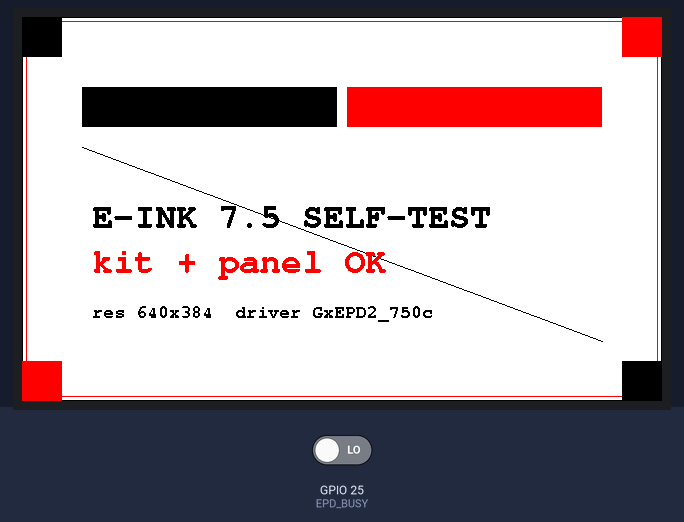
This sketch was run on a simulated ESP32. Parts: 640×384 colour display. The inputs (shaded band) are chosen by the test bench; at power-on: GPIO 25 (EPD_BUSY) LOW. What the sketch prints to the serial monitor is not drawn.

Above: at 15.4 s.

The sketch:

eink_selftest_7in5.ino
```cpp
// E-Ink hardware self-test — 7.5" 3-color (black/white/red), 640x384
// Board: ESP32-DevKitC v4. Panel driver: GxEPD2_750c.
//
// Purpose: prove the kit + panel are healthy. Draws a test pattern that makes
// defects obvious: full-panel border, corner markers, black/red bands, a
// diagonal, and text. If any region is missing, smeared, or a color is dead,
// the panel or the FFC connection is suspect.
//
// Pins (see firmware/shared/pins.h): CS=15 DC=27 RST=26 BUSY=25 SCK=13 MOSI=14

#include <GxEPD2_3C.h>
#include <Fonts/FreeMonoBold18pt7b.h>
#include <Fonts/FreeMonoBold9pt7b.h>
#include <SPI.h>

#define EPD_CS   15
#define EPD_DC   27
#define EPD_RST  26
#define EPD_BUSY 25
#define EPD_SCK  13
#define EPD_MOSI 14

// GxEPD2_750c: 640 x 384, 3-color. Page height limited to fit ESP32 RAM.
GxEPD2_3C<GxEPD2_750c, GxEPD2_750c::HEIGHT / 2> display(
    GxEPD2_750c(EPD_CS, EPD_DC, EPD_RST, EPD_BUSY));

void drawTestPattern() {
  const int W = display.width();
  const int H = display.height();

  display.setFullWindow();
  display.firstPage();
  do {
    display.fillScreen(GxEPD_WHITE);

    // 1) Outer border — reveals edge/scan-line defects.
    display.drawRect(0, 0, W, H, GxEPD_BLACK);
    display.drawRect(4, 4, W - 8, H - 8, GxEPD_RED);

    // 2) Corner solid squares — check all four corners actually update.
    const int c = 40;
    display.fillRect(0, 0, c, c, GxEPD_BLACK);
    display.fillRect(W - c, 0, c, c, GxEPD_RED);
    display.fillRect(0, H - c, c, c, GxEPD_RED);
    display.fillRect(W - c, H - c, c, c, GxEPD_BLACK);

    // 3) Color bands — black band and red band side by side.
    display.fillRect(60, 70, (W - 120) / 2 - 5, 40, GxEPD_BLACK);
    display.fillRect(60 + (W - 120) / 2 + 5, 70, (W - 120) / 2 - 5, 40, GxEPD_RED);

    // 4) Diagonal line — catches missing columns/rows.
    display.drawLine(60, 130, W - 60, H - 60, GxEPD_BLACK);

    // 5) Text in both colors.
    display.setFont(&FreeMonoBold18pt7b);
    display.setTextColor(GxEPD_BLACK);
    display.setCursor(70, 210);
    display.print("E-INK 7.5 SELF-TEST");
    display.setTextColor(GxEPD_RED);
    display.setCursor(70, 255);
    display.print("kit + panel OK");

    display.setFont(&FreeMonoBold9pt7b);
    display.setTextColor(GxEPD_BLACK);
    display.setCursor(70, 300);
    display.printf("res %dx%d  driver GxEPD2_750c", W, H);
  } while (display.nextPage());
}

void setup() {
  Serial.begin(115200);
  delay(300);
  Serial.println();
  Serial.println("=== E-Ink 7.5\" self-test ===");
  Serial.printf("BUSY pin (%d) idle level: %d\n", EPD_BUSY, digitalRead(EPD_BUSY));

  SPI.begin(EPD_SCK, -1, EPD_MOSI, EPD_CS);
  display.init(115200);
  Serial.printf("Panel reports: %d x %d\n", display.width(), display.height());

  Serial.println("Drawing test pattern...");
  drawTestPattern();
  Serial.println("Done. Hibernating.");
  display.hibernate();
}

void loop() {}
```
